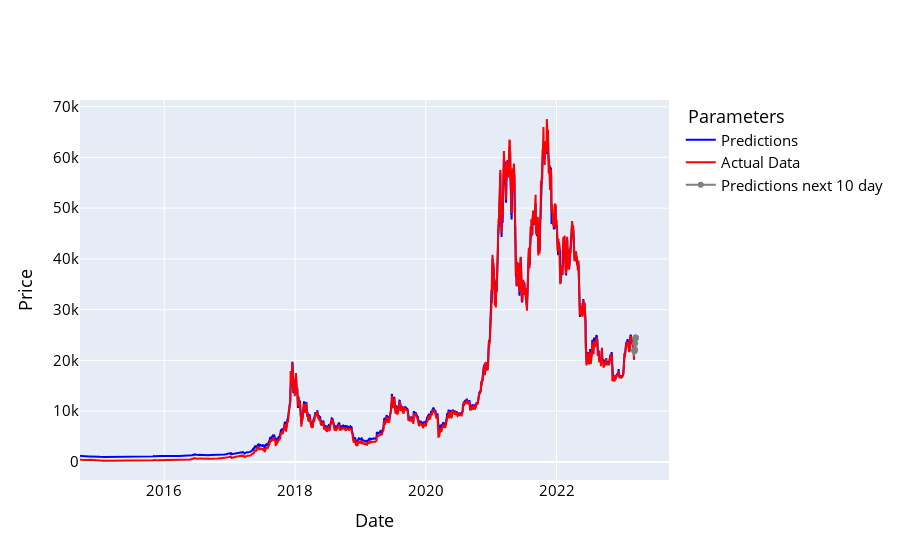

Here is the notebook cell this chart was saved with:
### Code cell
names = cycle(['Predictions', 'Test Data'])

fig = go.Figure()
fig.add_trace(go.Scatter(x=y_future_all.index, y=pred_future_all_df['Adj Close'], name='Predictions',
                         line=dict(width=2, color='blue')))
fig.add_trace(go.Scatter(x=y_future_all.index, y=y_future_all['Adj Close'], name='Actual Data',
                         line=dict(width=2, color='red')))
fig.add_trace(go.Scatter(x=prediction_df.index, y=prediction_df['Adj Close'], name='Predictions next 10 day',
                         line=dict(width=2, color='gray')))
fig.add_shape(type='line',
              x0=prediction_df.index[0], y0=prediction_df['Adj Close'][0],
              x1=pred_future_all_df.index[-1], y1=pred_future_all_df['Adj Close'][-1],
              line=dict(color='grey', width=2))

fig.update_layout(xaxis_title='Date', yaxis_title='Price',
                  font_size=15, font_color='black', legend_title_text=' Parameters')
fig.show()

### Figure 1 — Plotly figure (JSON) as saved in the notebook; plotly's stock layout.template omitted (floating-point values rounded to 4 significant figures; data arrays with more than 128 entries replaced by an {"elided": "..."} marker saying what was removed)
{"data": [{"line": {"color": "blue", "width": 2}, "name": "Predictions", "type": "scatter", "x": {"elided": "3098 str values"}, "y": {"elided": "3098 float values"}}, {"line": {"color": "red", "width": 2}, "name": "Actual Data", "type": "scatter", "x": {"elided": "3098 str values"}, "y": {"elided": "3098 float values"}}, {"line": {"color": "gray", "width": 2}, "name": "Predictions next 10 day", "type": "scatter", "x": ["2023-03-11T00:00:00", "2023-03-12T00:00:00", "2023-03-13T00:00:00", "2023-03-14T00:00:00", "2023-03-15T00:00:00", "2023-03-16T00:00:00", "2023-03-17T00:00:00", "2023-03-18T00:00:00", "2023-03-19T00:00:00", "2023-03-20T00:00:00"], "y": [21930.0, 21910.0, 22010.0, 21840.0, 22190.0, 23320.0, 24320.0, 24210.0, 24500.0, 24510.0]}], "layout": {"font": {"color": "black", "size": 15}, "legend": {"title": {"text": " Parameters"}}, "shapes": [{"line": {"color": "grey", "width": 2}, "type": "line", "x0": "2023-03-11T00:00:00", "x1": "2023-03-11T00:00:00", "y0": 21930.0, "y1": 20820.0}], "xaxis": {"title": {"text": "Date"}}, "yaxis": {"title": {"text": "Price"}}}}
